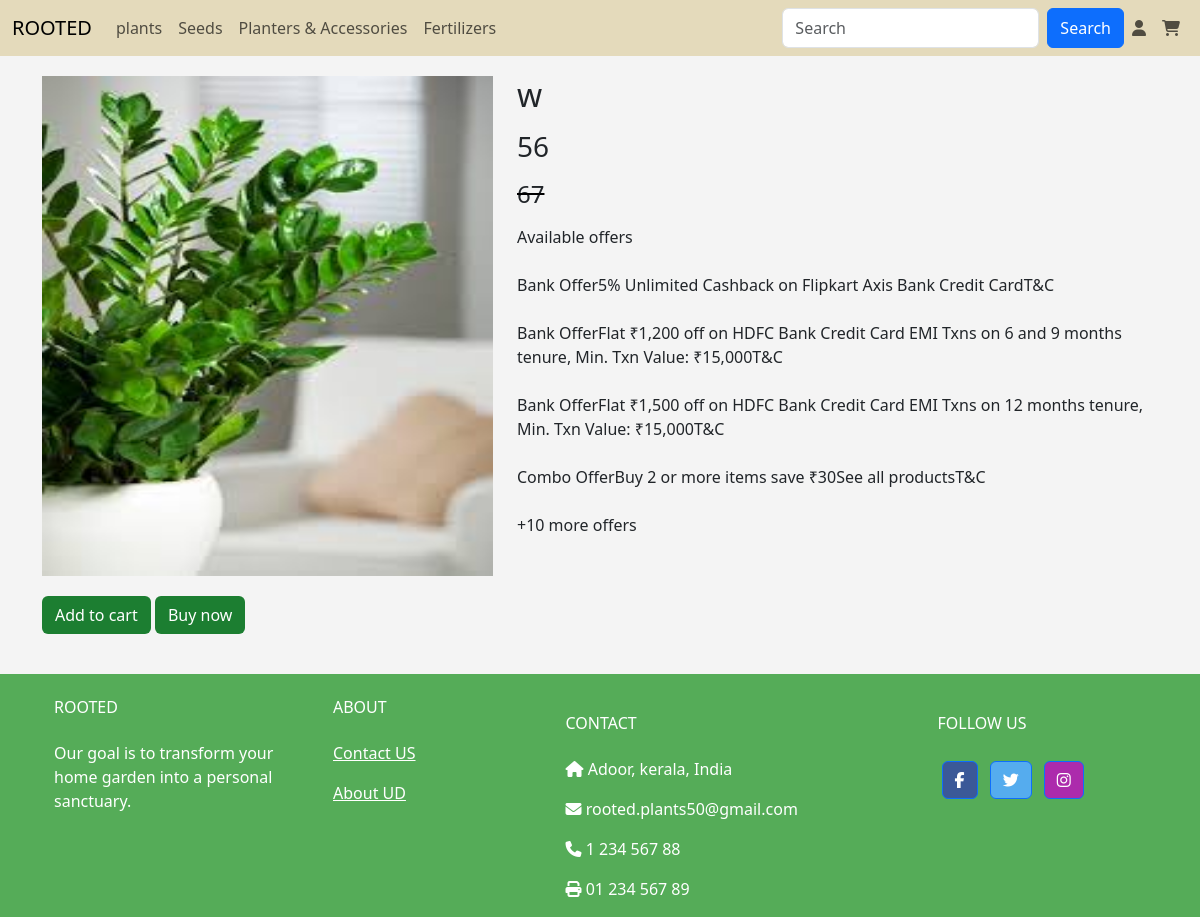
The page /view_pro/1 on the database as committed earlier.
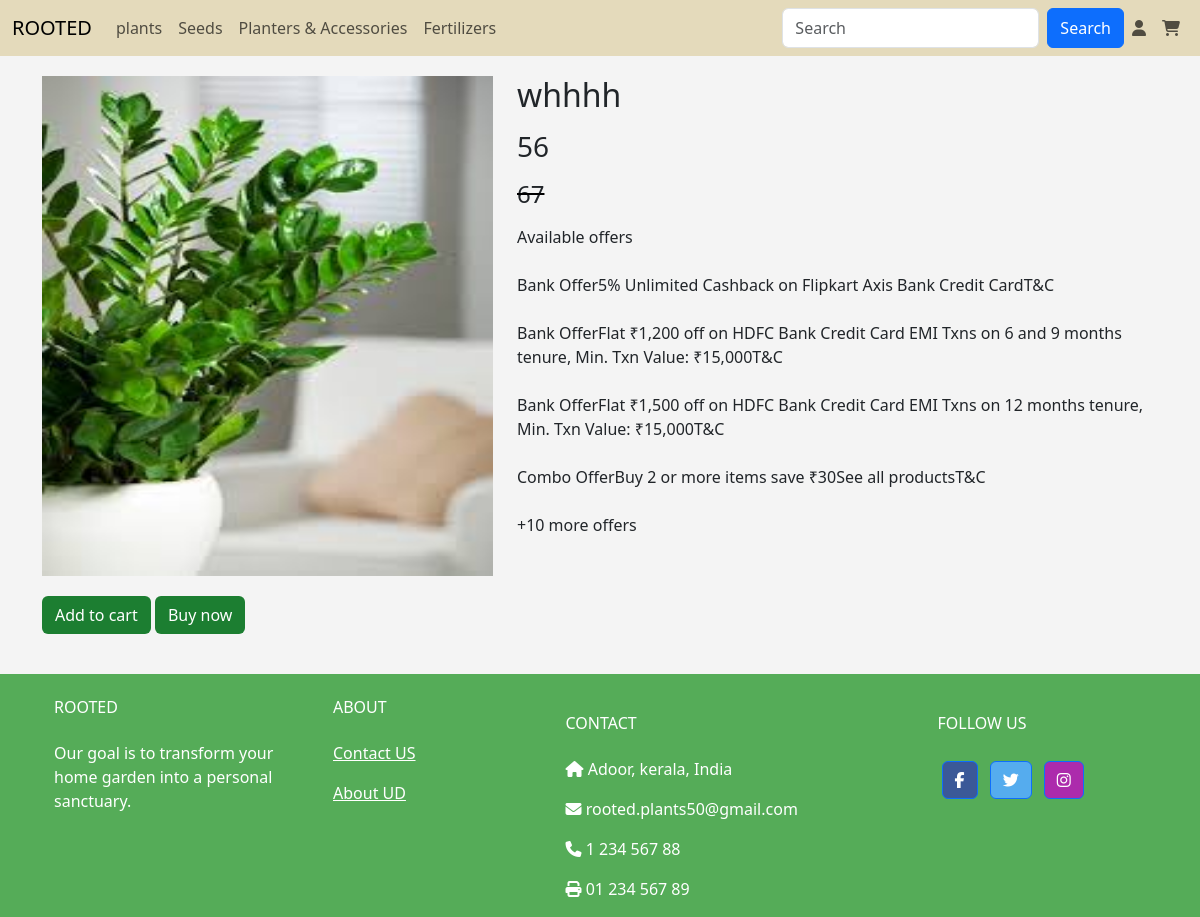
The same page on the database as committed later.
### app/models.py (models this page shows, shortened)
class Plants(models.Model):
    p_id=models.TextField()
    name=models.TextField()
    p_catg=models.TextField()
    p_dis=models.TextField()
    price=models.IntegerField()
    offer_price=models.IntegerField()
    img=models.FileField()
    img2=models.FileField()
    stock=models.IntegerField()
    catg=models.ForeignKey(Category,on_delete=models.CASCADE)
    mcatg=models.ForeignKey(Main_cat,on_delete=models.CASCADE)

### app/views.py (the view)
# urls.py: path('view_pro/<pid>',views.view_pro),
def view_pro(req,pid):
    data=Plants.objects.get(pk=pid)
    return render(req,'user/view_pro.html',{'data':data})

### templates/user/view_pro.html (shortened to what the changed rows need)
<!DOCTYPE html>
<html lang="en">
<head>
    {% load static %}
    <link rel="stylesheet" href="https://cdnjs.cloudflare.com/ajax/libs/font-awesome/6.6.0/css/all.min.css">
    <link href="https://cdn.jsdelivr.net/npm/bootstrap@5.3.3/dist/css/bootstrap.min.css" rel="stylesheet">
    <link rel="stylesheet" href="{% static 'css/style.css'%}">
</head>
<body>
    <div class="container" style="margin-top: 20px;">
        <div class="row">
            <div class="col-lg-5">
                <img src="{{data.img.url}}" alt="" style="width: 100%; height: 500px;" >
                <div class="vp_btn">
                <a href="../add_to_cart/{{data.pk}}"><button type="button" class="btn " >Add to cart</button></a>
                <a href="../buy"><button type="button" class="btn " >Buy now</button></a>
                </div>
            </div>
            <div class="col-lg-7">
                <h2>{{data.name}}</h2>
                 <p><h3>{{data.price}}</h3></p>
                 <p ><h4 class="offr">{{data.offer_price}}</h4></p>
                 <p>
                    Available offers <br> <br>
Bank Offer5% Unlimited Cashback on Flipkart Axis Bank Credit CardT&C <br> <br>
Bank OfferFlat ₹1,200 off on HDFC Bank Credit Card EMI Txns on 6 and 9 months tenure, Min. Txn Value: ₹15,000T&C <br><br>
Bank OfferFlat ₹1,500 off on HDFC Bank Credit Card EMI Txns on 12 months tenure, Min. Txn Value: ₹15,000T&C <br><br>
Combo OfferBuy 2 or more items save ₹30See all productsT&C <br><br>
+10 more offers <br><br>
                 </p>
            </div>
        </div>
    </div>
</body>
</html>

Rows that differ between the two databases and show on the page:
changed Plants: name "w" → "whhhh"
